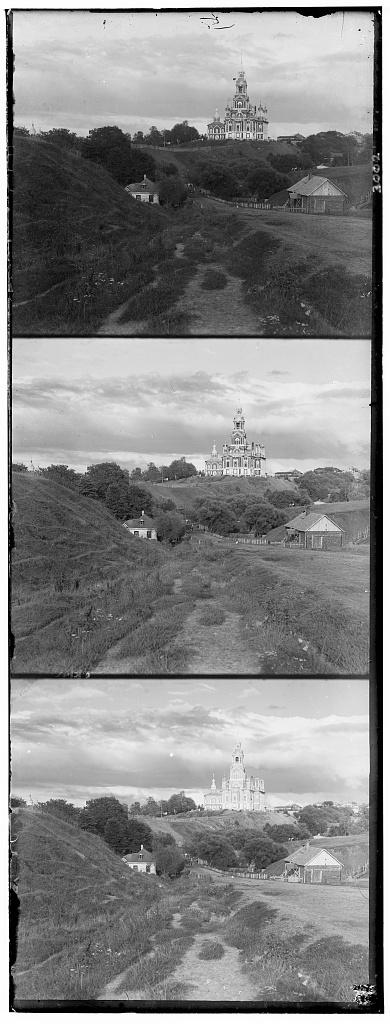
#> input picture CV2024_HW2/data/task3_colorizing/cathedral.jpg, 390 x 1024 px, found by its file name; its folder holds only this picture in this run
$ python task3.py
#> lines starting #> are read from the running program, lines starting #| are printed output that depends on the picture
import matplotlib.pyplot as plt
import numpy as np
import cv2
import os

def NCC(a, b):
    a = a - a.mean(axis=0)
    b = b - b.mean(axis=0)
    return np.sum(((a/np.linalg.norm(a)) * (b/np.linalg.norm(b))))


def align(a, b, range_x, range_y):
    max_ncc = -np.inf
    for i in range(-range_x, range_x+1):
        for j in range(-range_y, range_y+1):
            ncc = NCC(a, np.roll(b, [i, j], axis=(0,1)))
            if ncc > max_ncc:
                max_ncc = ncc
                max_shift = [i, j]
    return max_shift

dir_name = 'task3_colorizing'
save_dir_name = 'output'
img_list = os.listdir(dir_name)
if not os.path.exists(save_dir_name):
    os.makedirs(save_dir_name)

for img_name in img_list:

    print(f"proposing {img_name}")
    name, imgtp = img_name.split('.')
    img = cv2.imread(dir_name + "\\" + img_name)
#> img is the input picture: shape (1024, 390, 3); min 0, max 255, mean 133.7
    img = cv2.cvtColor(img, cv2.COLOR_BGR2GRAY)
#> img: shape (1024, 390)
    h, w = img.shape
#> h = 1024; w = 390
    img = img[int(h*0.02):int(h-h*0.02), int(w*0.02):int(w-w*0.02)]
#> img: shape (983, 375)

    h, w = img.shape
#> h = 983; w = 375
    height = int(h/3)
#> height = 327
    blue = img[0:height, :]
    green = img[height:2*height, :]
    red = img[2*height:3*height, :]
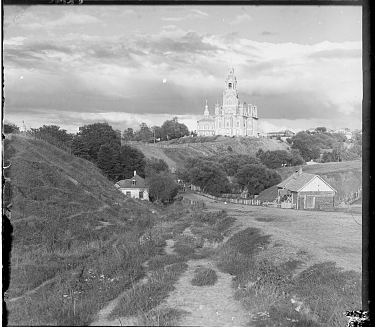
#> red: shape (327, 375); min 0, max 255, mean 145.8

    small_times = 0
    small_size = 10
    while h > 1000: # 檔案太大，縮小點加速
        issmall = True
        small_times += 1
        img = cv2.resize(img, (int(w/small_size), int(h/small_size)), interpolation=cv2.INTER_CUBIC)
        h, w = img.shape
        height = int(h/3)
        blue_use = img[0:height, :]
        green_use = img[height:2*height, :]
        red_use = img[2*height:3*height, :]
#> after the loop, small_times = 0

    if small_times==0 :
        blue_use = blue
        green_use = green
        red_use = red

    shift_green = align(blue_use, green_use, 20, 20)
#> the loop in align, `for i in range(-range_x, range_x+1):` made 41 passes
#> pass 1, in NCC (call 3), `b = b - b.mean(axis=0)`:
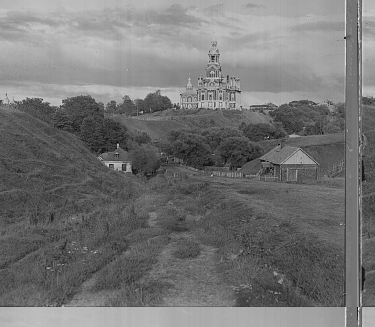
#> b: shape (327, 375) float64; min -148.5, max 176.1, mean 0; drawn with min black and max white
#> after the loop in align, `for i in range(-range_x, range_x+1):`: max_ncc = 0.944; max_shift = [-9, 2]
#> shift_green = [-9, 2]
    shift_red = align(blue_use, red_use, 20, 20)
#> the loop in align (call 2), `for i in range(-range_x, range_x+1):` made 41 passes
#> pass 1, in NCC (call 1685), `b = b - b.mean(axis=0)`:
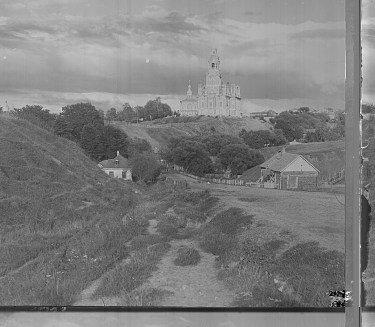
#> b: shape (327, 375) float64; min -187, max 192.2, mean 0; drawn with min black and max white
#> shift_red = [-16, 3]

    shift_green = [shift_green[0]*(small_size**small_times), shift_green[1]*(small_size**small_times)]
    shift_red = [shift_red[0]*(small_size**small_times), shift_red[1]*(small_size**small_times)]

    # align_green = np.roll(green_use, shift_green, axis=(0, 1))
    # align_red = np.roll(red_use, shift_red, axis=(0, 1))
    # colored = cv2.merge([align_red, align_green, blue_use])
    align_green = np.roll(green, shift_green, axis=(0, 1))
    align_red = np.roll(red, shift_red, axis=(0, 1))
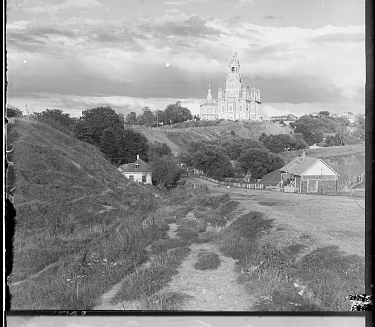
#> align_red: shape (327, 375); min 0, max 255, mean 145.8
    colored = cv2.merge([align_red, align_green, blue])
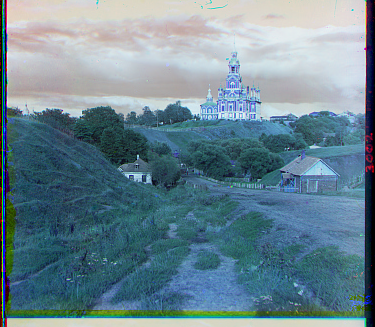
#> colored: shape (327, 375, 3); mean of channels 0, 1, 2 145.8, 133.6, 106.8; drawn as B, G, R

    color_img = colored[int(colored.shape[0]*0.05):int(colored.shape[0]-colored.shape[0]*0.05), int(colored.shape[1]*0.05):int(colored.shape[1]-colored.shape[1]*0.05)]
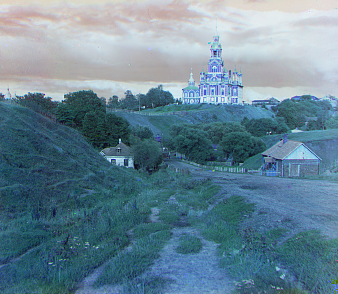
#> color_img: shape (294, 338, 3); mean of channels 0, 1, 2 148.1, 132.1, 102.7; drawn as B, G, R
    plt.imshow(color_img)
    plt.axis("off")
    plt.show()
    plt.imsave(save_dir_name + "/" + name + ".jpg", color_img)
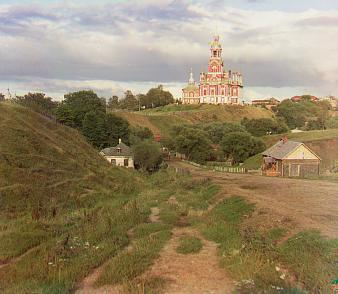
#> saved as cathedral.jpg: shape (294, 338, 3); mean R, G, B 148, 132.2, 102.6

$ run again, on CV2024_HW2/data/task3_colorizing/monastery.jpg
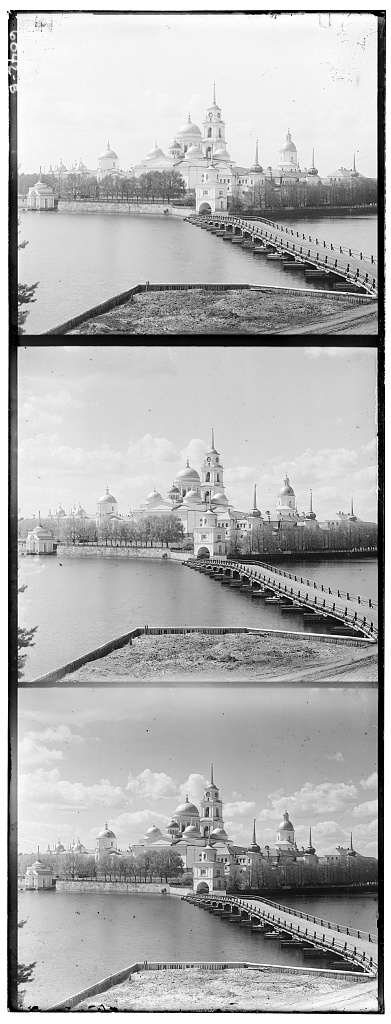
#> input picture CV2024_HW2/data/task3_colorizing/monastery.jpg, 391 x 1024 px, found by its file name
#> img is the input picture: shape (1024, 391, 3); min 0, max 255, mean 177.7
#> after the loop `while h > 1000:`: small_times = 0
#> after the loop in align, `for i in range(-range_x, range_x+1):`: max_ncc = 0.696; max_shift = [-17, 2]
#> the loop in align (call 2), `for i in range(-range_x, range_x+1):` made 41 passes
#> pass 1, in NCC (call 1685), `b = b - b.mean(axis=0)`:
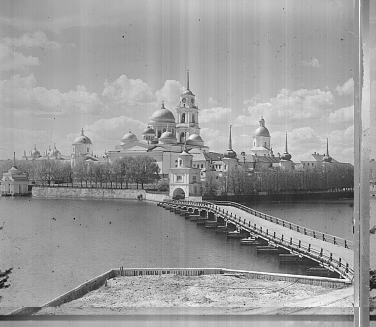
#> b: shape (327, 376) float64; min -185.2, max 118.6, mean 0; drawn with min black and max white
#> shift_red = [-20, 3]
#> `plt.imsave(save_dir_name + "/" + name + ".jpg", color_img)`:
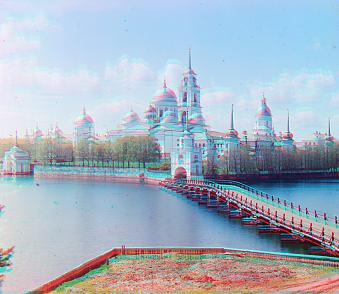
#> saved as monastery.jpg: shape (294, 339, 3); mean R, G, B 166.2, 179.6, 194.5

$ run again, on CV2024_HW2/data/task3_colorizing/nativity.jpg
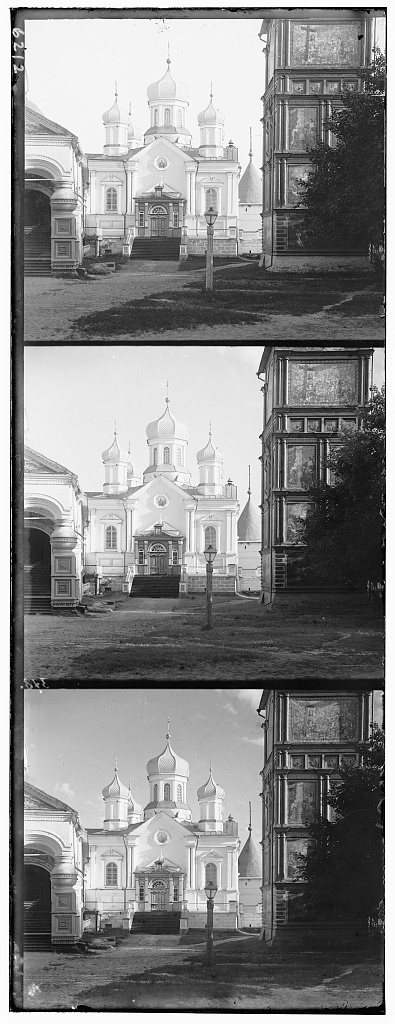
#> input picture CV2024_HW2/data/task3_colorizing/nativity.jpg, 395 x 1024 px, found by its file name
#> img is the input picture: shape (1024, 395, 3); min 0, max 255, mean 136.3
#> after the loop `while h > 1000:`: small_times = 0
#> after the loop in align, `for i in range(-range_x, range_x+1):`: max_ncc = 0.837; max_shift = [-11, 1]
#> the loop in align (call 2), `for i in range(-range_x, range_x+1):` made 41 passes
#> pass 1, in NCC (call 1685), `b = b - b.mean(axis=0)`:
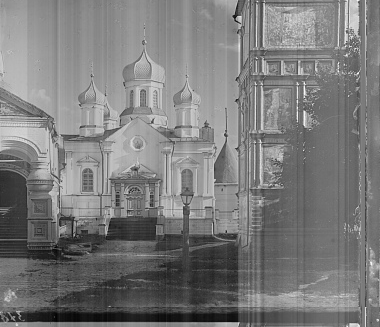
#> b: shape (327, 380) float64; min -165.3, max 176.1, mean 0; drawn with min black and max white
#> shift_red = [-20, 0]
#> `plt.imsave(save_dir_name + "/" + name + ".jpg", color_img)`:
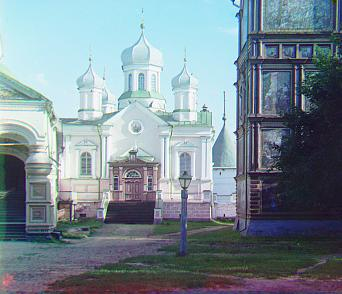
#> saved as nativity.jpg: shape (294, 342, 3); mean R, G, B 122.5, 138.3, 147.4

$ run again, on CV2024_HW2/data/task3_colorizing/tobolsk.jpg
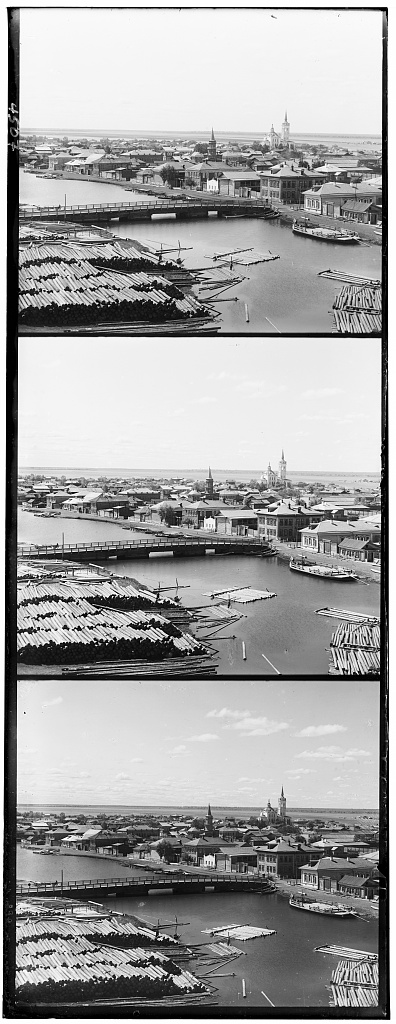
#> input picture CV2024_HW2/data/task3_colorizing/tobolsk.jpg, 396 x 1024 px, found by its file name
#> img is the input picture: shape (1024, 396, 3); min 0, max 255, mean 161
#> after the loop `while h > 1000:`: small_times = 0
#> after the loop in align, `for i in range(-range_x, range_x+1):`: max_ncc = 0.884; max_shift = [-11, 2]
#> shift_red = [-20, 3]
#> `plt.imsave(save_dir_name + "/" + name + ".jpg", color_img)`:
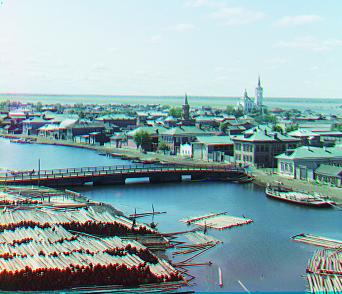
#> saved as tobolsk.jpg: shape (294, 342, 3); mean R, G, B 142.9, 169.8, 172.7
